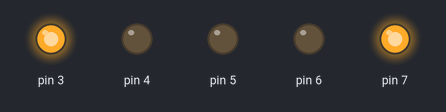
This sketch was run on a simulated Arduino Uno, built with avr-gcc and run on an emulated ATmega328P. On the bench: output pins drawn as LEDs (lit = HIGH).

Above: at 2.5 s.
At 5.5 s:
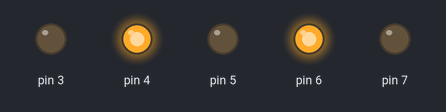
At 9.0 s:
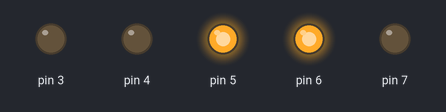
Timing chart, 0 to 16.9 s (numbered marks = the images above):
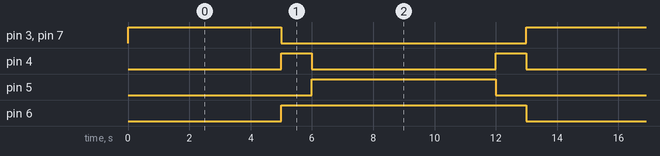

The sketch:

ampel.ino
```cpp
void setup() {
  // put your setup code here, to run once:
  pinMode(3, OUTPUT);
  pinMode(4, OUTPUT);
  pinMode(5, OUTPUT);
  pinMode(6, OUTPUT);
  pinMode(7, OUTPUT);


}

void loop() {
  // put your main code here, to run repeatedly:

    digitalWrite(3, HIGH);
    digitalWrite(4, LOW);
    digitalWrite(5, LOW);
    digitalWrite(6, LOW);
    digitalWrite(7, HIGH);

    delay(5000);

    digitalWrite(3, LOW);
    digitalWrite(4, HIGH);
    digitalWrite(5, LOW);
    digitalWrite(6, HIGH);
    digitalWrite(7, LOW);

    delay(1000);

    digitalWrite(3, LOW);
    digitalWrite(4, LOW);
    digitalWrite(5, HIGH);
    digitalWrite(6, HIGH);
    digitalWrite(7, LOW);


    delay(6000);

    digitalWrite(3, LOW);
    digitalWrite(4, HIGH);
    digitalWrite(5, LOW);
    digitalWrite(6, HIGH);
    digitalWrite(7, LOW);


    delay(1000);
}
```

Measured:
- by itself, pin 3, pin 7: alternates HIGH for 5.0 s and LOW for 8.0 s
- by itself, pin 4: repeats every 13.0 s: LOW 6.0 s, HIGH 1.0 s, LOW 5.0 s, HIGH 1.0 s
- by itself, pin 5: alternates HIGH for 6.0 s and LOW for 7.0 s
- by itself, pin 6: alternates HIGH for 8.0 s and LOW for 5.0 s
